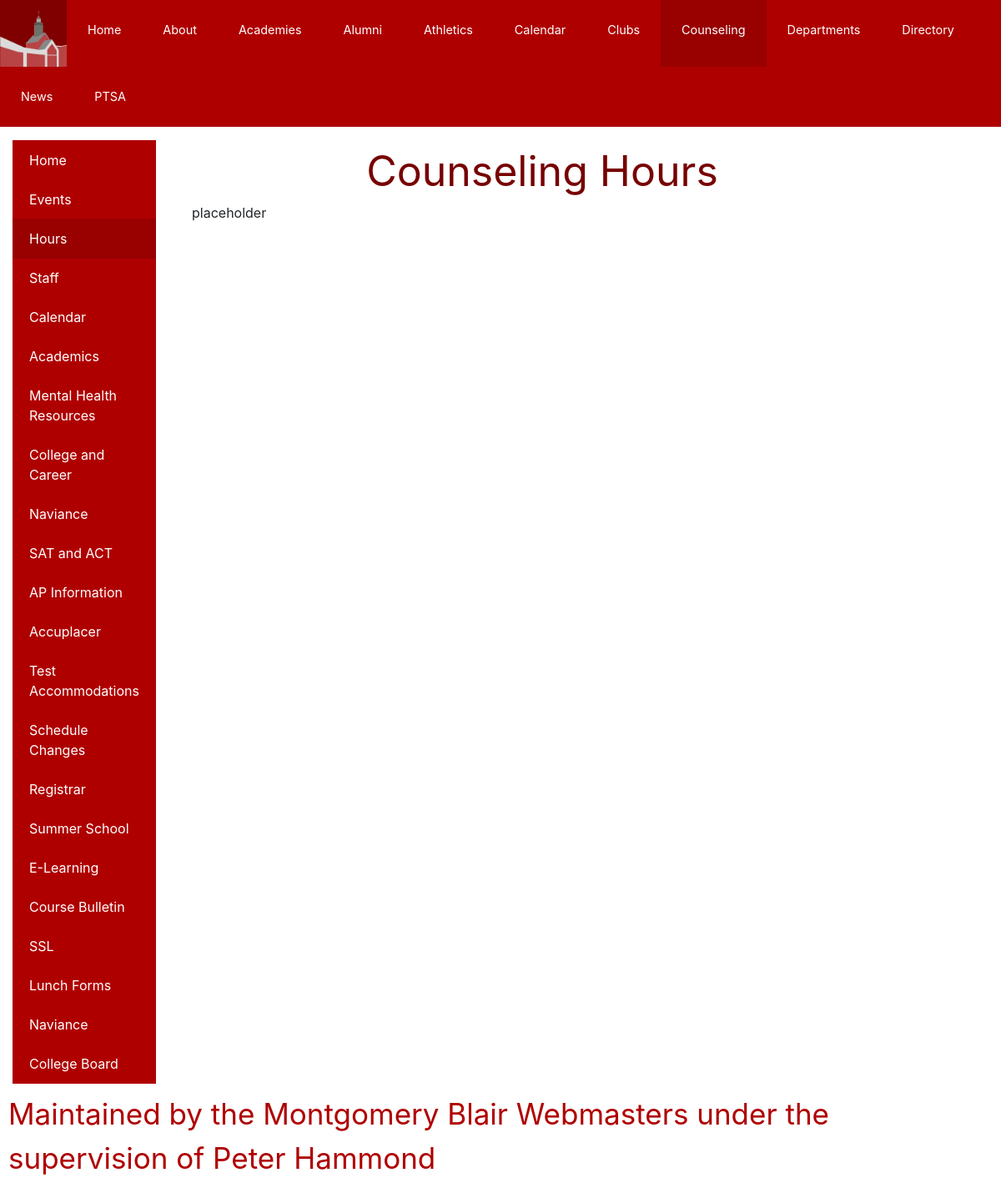
The page /Hours/ on the database its author committed.
### core/models.py (models this page shows, shortened)
class TextPage(models.Model):
    title = models.CharField(max_length=200)
    shortTitle = models.CharField(max_length=200)
    content = models.TextField()
    numId = models.IntegerField()

### core/views.py (the view)
# urls.py: path('<str:st>/', views.contentPage, name='content'),
def contentPage(request,st):
    return render(request,"core/content.html",{"objects":TextPage.objects.order_by('numId'),"text":get_object_or_404(TextPage,shortTitle=st )})

### core/templates/core/content.html (shortened to what this page needs)
{% extends 'base.html' %}
{% block body %}
    <p style="text-align:center;font-size: 50px;color:#700;margin:0">{{text.title}}</p>
      <div style="text-align:left;padding-left:15px;padding-right:20px">
        {% load bbcode_tags %}
        <p>{{ text.content|bbcode|safe }}</p>
    </div>
</div>
{% endblock %}

### core/templates/base.html (shortened to what this page needs)
{% load static %}
<!DOCTYPE html>
<html lang="en">
<head>
    <link rel="stylesheet" type="text/css" href="{% static 'core/style.css' %}">
    <link rel="stylesheet" href="https://stackpath.bootstrapcdn.com/bootstrap/4.1.3/css/bootstrap.min.css">
</head>
<body onresize="headerPush();">
{% include 'core/header.html' %}
    <div id="mainContent" class="content">
            <div class="container-fluid ml-0 pt-3 mr-0" style="z-index:1">
                    <div class="row">
                        <div class="col-sm-2">
                            {% include 'core/sidebar.html' %}
                        </div>
                        <div class="col-sm-9">
                            {% block body %}
                            {% endblock %}
			<div class="headerText" style="padding:10px">Maintained by the Montgomery Blair Webmasters under the supervision of Peter Hammond</div>
                        </div>
                    </div>
            </div>
</body>
</html>

### core/templates/core/header.html
{% load static %}
<header id="mainHeader">
    <ul class="nav nav-pills">
        <a class="nav-item" href="#"><img class="logo" src="/media/mbhs.png"/></a>
        <a class="nav-link" href="#">Home</a>
        <a class="nav-link" href="#">About</a>
        <a class="nav-link" href="#">Academies</a>
        <a class="nav-link" href="#">Alumni</a>
        <a class="nav-link" href="#">Athletics</a>
        <a class="nav-link" href="#">Calendar</a>
        <a class="nav-link" href="#">Clubs</a>
        <a class="nav-link active" href="#">Counseling</a>
        <a class="nav-link" href="#">Departments</a>
        <a class="nav-link" href="#">Directory</a>
        <a class="nav-link" href="#">News</a>
        <a class="nav-link" href="#">PTSA</a>
    </ul>
</header>

### core/templates/core/sidebar.html
<div class="list-group float-left">
    <a id="homePageLink" href="{% url 'core:index' %}" class="list-group-item list-group-item-action">Home</a>
    <a id="eventsLink" href="{% url 'core:events' %}" class="list-group-item list-group-item-action">Events</a>
    {% for object in objects %}
    <a id="sidelink-{{object.id}}" href="{% url 'core:content' object.shortTitle %}" class="list-group-item list-group-item-action">{{ object.shortTitle }}</a>
    {% endfor %}
    <a href="#" class="list-group-item list-group-item-action external">Naviance</a>
    <a href="#" class="list-group-item list-group-item-action external">College Board</a>
</div>

### static/core/style.css (style rules this page uses)
body { font-family: "Tahoma", Geneva, sans-serif; background-color: #eeeeee; margin: 0; padding: 0; }
header { position: fixed; top: 0px; width: 100%; z-index: 2000; }
.logo { position: relative; width: 80px; height: auto; background-color: rgba(0, 0, 0, 0.27) }
.nav { background-color: #af0000; }
.nav.nav-pills .nav-link { border-radius: 0; color: white; font-size: 1.2vw; padding: 25px; transition: background-color 0.5s; }
.nav.nav-pills .nav-link.active { background-color: #990000; }
.list-group-item.list-group-item-action.active { background-color: #990000; border: none; }
.list-group-item.list-group-item-action { background-color: #af0000; color: white; border: none; transition: background-color 0.5s; }
.list-group { background-color: #af0000; border: none; }
.headerText { color: #af0000; font-size: 35px; }

### rows shown on the page
TextPage: shortTitle "Hours", title "Counseling Hours", content|bbcode "placeholder"
TextPage: shortTitle "Staff"
TextPage: shortTitle "Calendar"
TextPage: shortTitle "Academics"
TextPage: shortTitle "Mental Health Resources"
TextPage: shortTitle "College and Career"
TextPage: shortTitle "Naviance"
TextPage: shortTitle "SAT and ACT"
TextPage: shortTitle "AP Information"
TextPage: shortTitle "Accuplacer"
TextPage: shortTitle "Test Accommodations"
TextPage: shortTitle "Schedule Changes"
TextPage: shortTitle "Registrar"
TextPage: shortTitle "Summer School"
TextPage: shortTitle "E-Learning"
TextPage: shortTitle "Course Bulletin"
TextPage: shortTitle "SSL"
TextPage: shortTitle "Lunch Forms"
